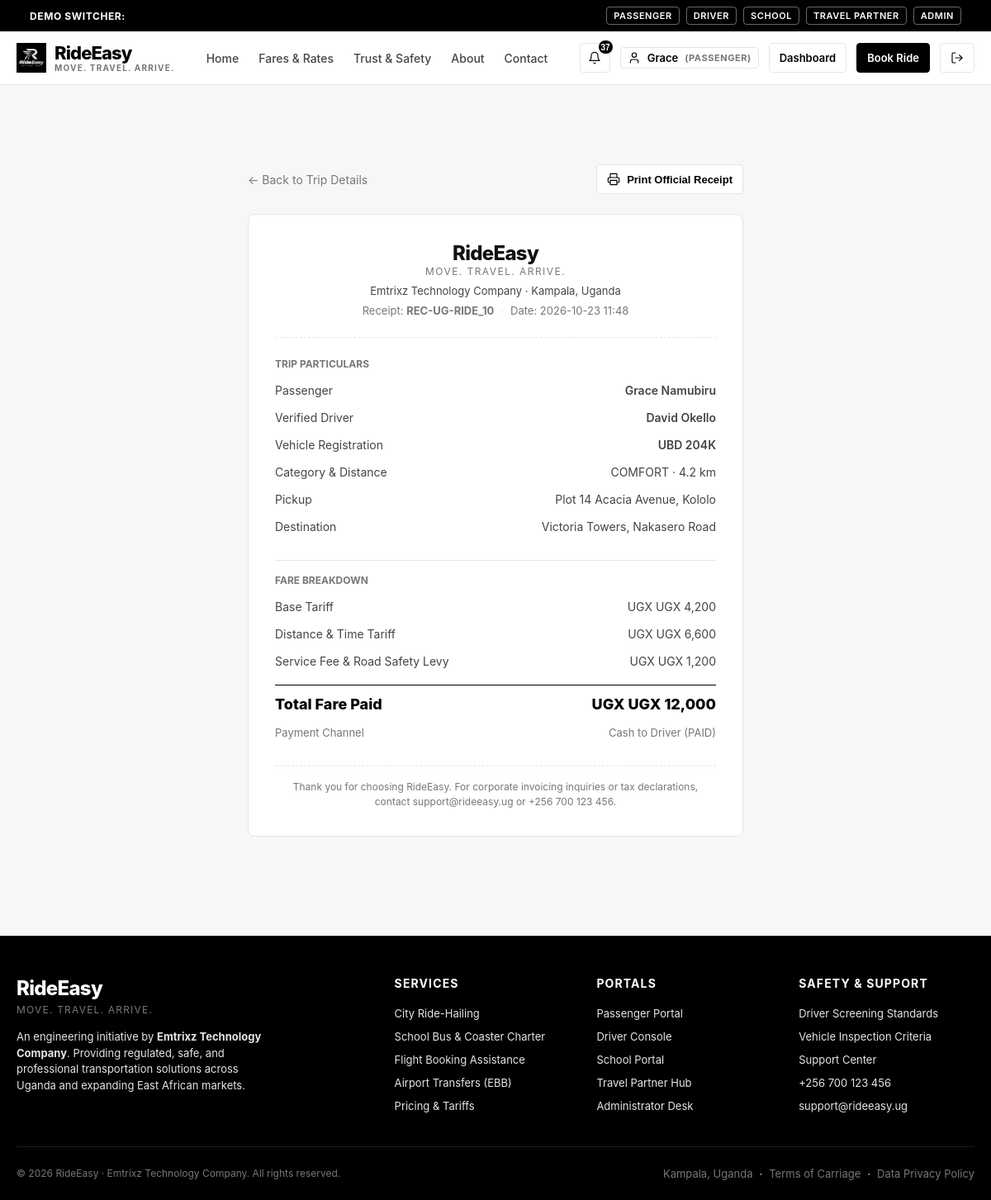
The app's page /passenger/rides/ride_10/receipt (signed in), older data.
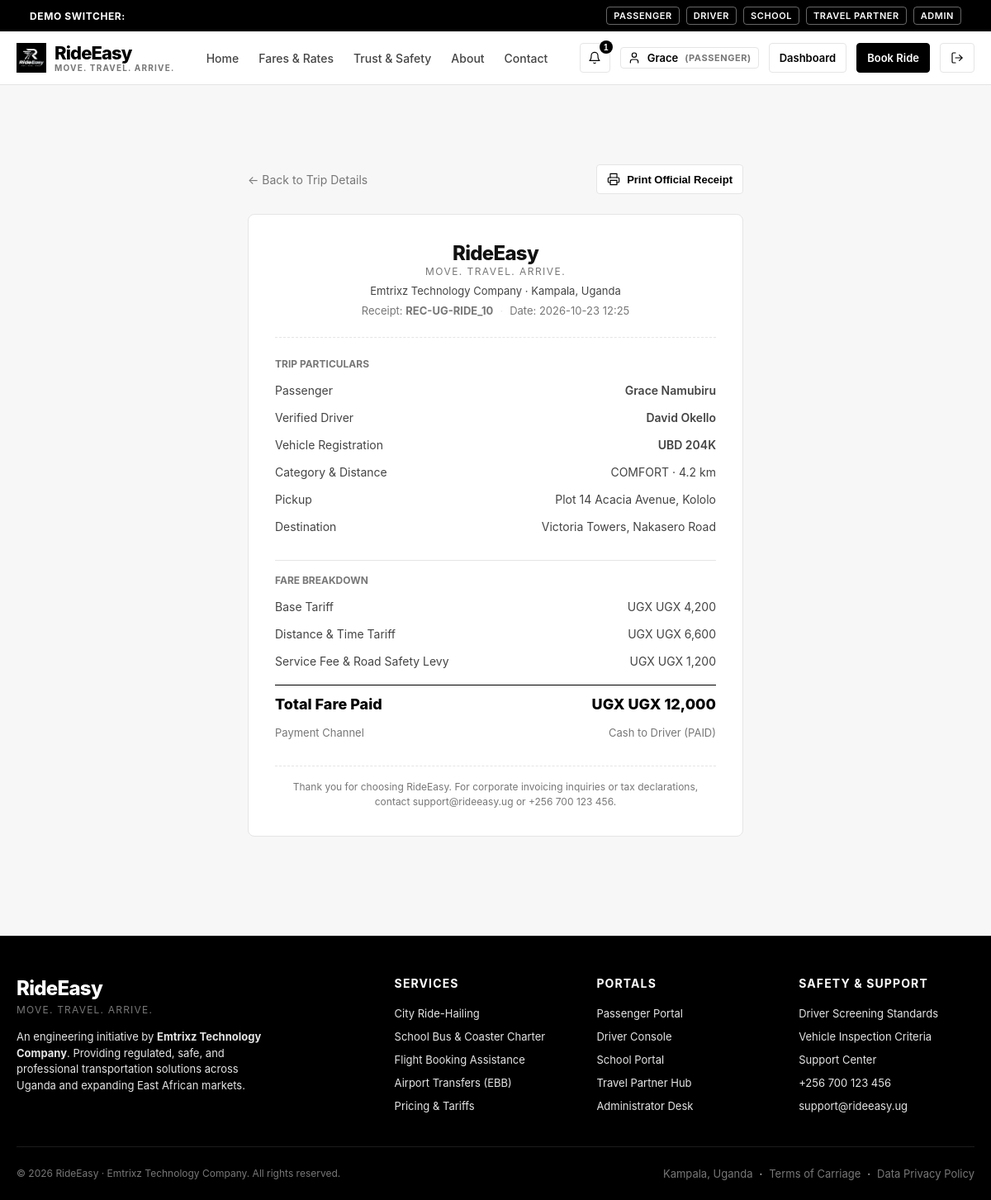
The same page, newer data.
### tables this page shows
CREATE TABLE users (
    id TEXT PRIMARY KEY,
    email TEXT UNIQUE NOT NULL,
    password_hash TEXT NOT NULL,
    role TEXT NOT NULL CHECK(role IN ('PASSENGER', 'DRIVER', 'SCHOOL', 'TRAVEL_COMPANY', 'ADMIN')),
    full_name TEXT NOT NULL,
    phone TEXT NOT NULL,
    is_active INTEGER NOT NULL DEFAULT 1,
    is_verified INTEGER NOT NULL DEFAULT 0,
    created_at TIMESTAMP NOT NULL DEFAULT CURRENT_TIMESTAMP,
    updated_at TIMESTAMP NOT NULL DEFAULT CURRENT_TIMESTAMP
, avatar_url TEXT DEFAULT '/static/images/default-avatar.svg');

CREATE TABLE rides (
    id TEXT PRIMARY KEY,
    passenger_id TEXT NOT NULL,
    driver_id TEXT,
    category TEXT NOT NULL CHECK(category IN ('BODA', 'ECONOMY', 'COMFORT', 'PREMIUM')),
    pickup_address TEXT NOT NULL,
    pickup_lat REAL NOT NULL,
    pickup_lng REAL NOT NULL,
    destination_address TEXT NOT NULL,
    destination_lat REAL NOT NULL,
    destination_lng REAL NOT NULL,
    estimated_distance_km REAL NOT NULL,
    estimated_fare_ugx INTEGER NOT NULL,
    final_fare_ugx INTEGER,
    payment_method TEXT NOT NULL DEFAULT 'CASH' CHECK(payment_method IN ('CASH', 'MTN_MOMO', 'AIRTEL_MONEY', 'CARD')),
    payment_status TEXT NOT NULL DEFAULT 'UNPAID' CHECK(payment_status IN ('UNPAID', 'PENDING', 'PAID')),
    status TEXT NOT NULL DEFAULT 'REQUESTED' CHECK(status IN (
        'REQUESTED',
        'SEARCHING_FOR_DRIVER',
        'DRIVER_ASSIGNED',
        'DRIVER_ARRIVING',
        'DRIVER_ARRIVED',
        'TRIP_STARTED',
        'TRIP_COMPLETED',
        'PAYMENT_PENDING',
        'COMPLETED',
        'CANCELLED'
    )),
    cancellation_reason TEXT,
    is_airport_ride INTEGER NOT NULL DEFAULT 0,
    related_journey_id TEXT,
    created_at TIMESTAMP NOT NULL DEFAULT CURRENT_TIMESTAMP,
    updated_at TIMESTAMP NOT NULL DEFAULT CURRENT_TIMESTAMP, cancelled_at TIMESTAMP,
    FOREIGN KEY (passenger_id) REFERENCES users(id) ON DELETE CASCADE,
    FOREIGN KEY (driver_id) REFERENCES users(id),
    FOREIGN KEY (related_journey_id) REFERENCES confirmed_journeys(id)
);

CREATE TABLE vehicles (
    id TEXT PRIMARY KEY,
    driver_id TEXT,
    make TEXT NOT NULL,
    model TEXT NOT NULL,
    year INTEGER NOT NULL,
    color TEXT NOT NULL,
    plate_number TEXT UNIQUE NOT NULL,
    category TEXT NOT NULL CHECK(category IN ('BODA', 'ECONOMY', 'COMFORT', 'PREMIUM', 'COASTER', 'BUS')),
    capacity INTEGER NOT NULL DEFAULT 4,
    is_active INTEGER NOT NULL DEFAULT 1,
    is_verified INTEGER NOT NULL DEFAULT 1,
    created_at TIMESTAMP NOT NULL DEFAULT CURRENT_TIMESTAMP,
    FOREIGN KEY (driver_id) REFERENCES users(id) ON DELETE SET NULL
);

### rideeasy/app/routes/passenger.py (the view)
@passenger_bp.route("/rides/<ride_id>/receipt")
def receipt(ride_id):
    user = AuthService.get_current_user()
    db = get_db()
    ride = db.fetchone("SELECT * FROM rides WHERE id = ? AND passenger_id = ?", (ride_id, user["id"]))
    if not ride:
        abort(404)
    driver = None
    if ride["driver_id"]:
        driver = db.fetchone(
            """SELECT u.full_name, v.plate_number, v.make, v.model
            FROM users u LEFT JOIN vehicles v ON v.driver_id = u.id
            WHERE u.id = ?""",
            (ride["driver_id"],)
        )
    receipt_data = PaymentService.generate_receipt_data(ride, user, driver)
    return render_template("passenger/receipt.html", user=user, receipt=receipt_data, ride=ride)

### rideeasy/app/templates/passenger/receipt.html (shortened to what this page needs)
{% extends "base.html" %}
{% block content %}
<div class="container section">
  <div style="max-width: 600px; margin: 0 auto;">
    <div class="no-print" style="margin-bottom: 1.5rem; display: flex; justify-content: space-between; align-items: center;">
      <a href="/passenger/rides/{{ ride.id }}" class="text-subtle">
        ← Back to Trip Details
      </a>
      <button onclick="window.print()" class="btn btn-secondary btn-sm">
        <svg class="icon icon-sm" viewBox="0 0 24 24"><polyline points="6 9 6 2 18 2 18 9"/><path d="M6 18H4a2 2 0 0 1-2-2v-5a2 2 0 0 1 2-2h16a2 2 0 0 1 2 2v5a2 2 0 0 1-2 2h-2"/><rect x="6" y="14" width="12" height="8"/></svg>
        Print Official Receipt
      </button>
    </div>
    <div class="receipt-box">
      <div class="receipt-header">
        <div style="font-size: 1.5rem; font-weight: 800; letter-spacing: -0.03em;">{{ app_name }}</div>
        <div style="font-size: 0.75rem; letter-spacing: 0.12em; color: var(--color-medium-grey); text-transform: uppercase; margin-bottom: 0.5rem;">{{ app_tagline }}</div>
        <div style="font-size: 0.8125rem; color: var(--color-dark-grey);">{{ company_name }} · Kampala, Uganda</div>
        <div class="metadata-row" style="justify-content: center; margin-top: 0.5rem;">
          <span>Receipt: <strong>{{ receipt.receipt_number }}</strong></span>
          <span class="metadata-separator">·</span>
          <span>Date: {{ receipt.date[:16] }}</span>
        </div>
      </div>
      <div style="margin-bottom: 1.5rem;">
        <div style="font-size: 0.75rem; font-weight: 700; text-transform: uppercase; color: var(--color-medium-grey); margin-bottom: 0.5rem;">Trip Particulars</div>
        <div class="receipt-row">
          <span>Passenger</span>
          <span style="font-weight: 600;">{{ receipt.passenger_name }}</span>
        </div>
        <div class="receipt-row">
          <span>Verified Driver</span>
          <span style="font-weight: 600;">{{ receipt.driver_name }}</span>
        </div>
        <div class="receipt-row">
          <span>Vehicle Registration</span>
          <span style="font-weight: 600;">{{ receipt.vehicle_plate }}</span>
        </div>
        <div class="receipt-row">
          <span>Category & Distance</span>
          <span>{{ receipt.category }} · {{ receipt.distance_km }} km</span>
        </div>
        <div class="receipt-row">
          <span>Pickup</span>
          <span style="max-width: 60%; text-align: right;">{{ receipt.pickup }}</span>
        </div>
        <div class="receipt-row">
          <span>Destination</span>
          <span style="max-width: 60%; text-align: right;">{{ receipt.destination }}</span>
        </div>
      </div>
      <div style="border-top: 1px solid var(--color-light-grey); padding-top: 1rem; margin-bottom: 1.5rem;">
        <div style="font-size: 0.75rem; font-weight: 700; text-transform: uppercase; color: var(--color-medium-grey); margin-bottom: 0.5rem;">Fare Breakdown</div>
        <div class="receipt-row">
          <span>Base Tariff</span>
          <span>UGX {{ receipt.fare_breakdown.base_fare | ugx }}</span>
        </div>
        <div class="receipt-row">
          <span>Distance & Time Tariff</span>
          <span>UGX {{ receipt.fare_breakdown.distance_fare | ugx }}</span>
        </div>
        <div class="receipt-row">
          <span>Service Fee & Road Safety Levy</span>
          <span>UGX {{ receipt.fare_breakdown.service_fee | ugx }}</span>
        </div>
        <div class="receipt-row total">
          <span>Total Fare Paid</span>
          <span>UGX {{ receipt.fare_breakdown.total_ugx | ugx }}</span>
        </div>
        <div class="receipt-row" style="font-size: 0.8125rem; color: var(--color-medium-grey);">
          <span>Payment Channel</span>
          <span>{{ receipt.payment_method }} ({{ receipt.status }})</span>
        </div>
      </div>
      <div style="text-align: center; border-top: 1px dashed var(--color-light-grey); padding-top: 1rem; font-size: 0.75rem; color: var(--color-medium-grey); line-height: 1.5;">
        Thank you for choosing RideEasy. For corporate invoicing inquiries or tax declarations, contact support@rideeasy.ug or +256 700 123 456.
      </div>
    </div>
  </div>
</div>
{% endblock %}

### rideeasy/app/templates/base.html (shortened to what this page needs)
<!DOCTYPE html>
<html lang="en">
<head>
  <link rel="stylesheet" href="/static/css/base.css">
  <link rel="stylesheet" href="/static/css/components.css">
  <link rel="stylesheet" href="/static/css/dashboard.css">
  <link rel="stylesheet" href="/static/css/responsive.css">
</head>
<body>
  <aside class="demo-role-bar no-print" aria-label="Demo role selector">
    <div class="container" style="display: flex; align-items: center; justify-content: space-between; flex-wrap: wrap; gap: 0.5rem; width: 100%;">
      <span style="font-weight: 700; letter-spacing: 0.05em; text-transform: uppercase;">Demo Switcher:</span>
      <div class="demo-role-links">
        <a href="/auth/demo/passenger" class="demo-btn">Passenger</a>
        <a href="/auth/demo/driver" class="demo-btn">Driver</a>
        <a href="/auth/demo/school" class="demo-btn">School</a>
        <a href="/auth/demo/travel" class="demo-btn">Travel Partner</a>
        <a href="/auth/demo/admin" class="demo-btn">Admin</a>
      </div>
    </div>
  </aside>
  <header class="navbar no-print">
    <div class="container">
      <div class="navbar-inner">
        <div class="brand-group">
          <a href="/" style="display: flex; align-items: center; gap: 0.625rem; text-decoration: none;">
            <img src="/static/images/logo.png" alt="RideEasy Logo" style="height: 36px; width: auto; object-fit: contain;" onerror="this.style.display='none'">
            <div style="display: flex; flex-direction: column;">
              <span class="brand-logo" style="line-height: 1.1;">{{ app_name }}</span>
              <span class="brand-tagline" style="font-size: 0.625rem; letter-spacing: 0.12em;">{{ app_tagline }}</span>
            </div>
          </a>
        </div>
        <nav aria-label="Main Navigation">
          <ul class="nav-links">
            <li><a href="/" class="nav-link">Home</a></li>
            <li><a href="/pricing" class="nav-link">Fares & Rates</a></li>
            <li><a href="/safety" class="nav-link">Trust & Safety</a></li>
            <li><a href="/about" class="nav-link">About</a></li>
            <li><a href="/contact" class="nav-link">Contact</a></li>
          </ul>
        </nav>
        <div class="nav-actions">
          {% if current_user %}
            <div style="position: relative;">
              <button id="notif-bell-btn" class="btn btn-secondary btn-sm" aria-label="Notifications" title="In-App Notifications" style="position: relative; padding: 0.35rem 0.6rem;" onclick="toggleNotifDropdown(event);">
                <svg class="icon icon-sm" viewBox="0 0 24 24"><path d="M18 8A6 6 0 0 0 6 8c0 7-3 9-3 9h18s-3-2-3-9"/><path d="M13.73 21a2 2 0 0 1-3.46 0"/></svg>
                {% if unread_notifications_count > 0 %}
                  <span style="position: absolute; top: -4px; right: -4px; background-color: var(--color-black); color: var(--color-white); font-size: 0.625rem; font-weight: 800; border-radius: 9999px; min-width: 16px; height: 16px; display: flex; align-items: center; justify-content: center; padding: 0 3px;">{{ unread_notifications_count }}</span>
                {% endif %}
              </button>
            </div>
            <a href="/profile" class="user-nav-chip" title="View and Edit Profile" style="text-decoration: none;">
              {% if current_user.avatar_url and current_user.avatar_url != '/static/images/default-avatar.svg' %}
                <img src="{{ current_user.avatar_url }}" alt="{{ current_user.full_name }}" style="width: 20px; height: 20px; border-radius: var(--radius-sm); object-fit: cover;">
              {% else %}
                <svg class="icon icon-sm" viewBox="0 0 24 24"><path d="M19 21v-2a4 4 0 0 0-4-4H9a4 4 0 0 0-4 4v2"/><circle cx="12" cy="7" r="4"/></svg>
              {% endif %}
              <span>{{ current_user.full_name.split()[0] }}</span>
              <span class="user-role-label">({{ current_user.role }})</span>
            </a>
            {% if current_user.role == 'PASSENGER' %}
              <a href="/passenger/dashboard" class="btn btn-secondary btn-sm">Dashboard</a>
              <a href="/passenger/book-ride" class="btn btn-primary btn-sm">Book Ride</a>
            {% elif current_user.role == 'DRIVER' %}
              <a href="/driver/dashboard" class="btn btn-primary btn-sm">Driver Console</a>
            {% elif current_user.role == 'SCHOOL' %}
              <a href="/school/dashboard" class="btn btn-primary btn-sm">School Portal</a>
            {% elif current_user.role == 'TRAVEL_COMPANY' %}
              <a href="/travel/dashboard" class="btn btn-primary btn-sm">Agency Console</a>
            {% elif current_user.role == 'ADMIN' %}
              <a href="/admin/dashboard" class="btn btn-primary btn-sm">Admin Control</a>
            {% endif %}
            <a href="/auth/logout" class="btn btn-secondary btn-sm" title="Sign Out">
              <svg class="icon icon-sm" viewBox="0 0 24 24"><path d="M9 21H5a2 2 0 0 1-2-2V5a2 2 0 0 1 2-2h4"/><polyline points="16 17 21 12 16 7"/><line x1="21" y1="12" x2="9" y2="12"/></svg>
            </a>
          {% else %}
            <a href="/auth/login" class="btn btn-secondary btn-sm">Sign In</a>
            <a href="/auth/register" class="btn btn-primary btn-sm">Register</a>
          {% endif %}
        </div>
      </div>
    </div>
  </header>
  <main>
    {% block content %}{% endblock %}
  </main>
  <footer class="footer no-print">
    <div class="container">
      <div class="footer-inner">
        <div>
          <div style="font-size: 1.5rem; font-weight: 800; letter-spacing: -0.03em; margin-bottom: 0.25rem;">{{ app_name }}</div>
          <div style="font-size: 0.75rem; letter-spacing: 0.1em; color: var(--color-medium-grey); text-transform: uppercase; margin-bottom: 1rem;">{{ app_tagline }}</div>
          <p style="color: var(--color-light-grey); font-size: 0.8125rem; max-width: 320px; line-height: 1.5;">
            An engineering initiative by <strong>{{ company_name }}</strong>. Providing regulated, safe, and professional transportation solutions across Uganda and expanding East African markets.
          </p>
        </div>
        <div>
          <h4>Services</h4>
          <ul class="footer-links">
            <li><a href="/passenger/book-ride">City Ride-Hailing</a></li>
            <li><a href="/school/request">School Bus & Coaster Charter</a></li>
            <li><a href="/passenger/flight-request">Flight Booking Assistance</a></li>
            <li><a href="/pricing">Airport Transfers (EBB)</a></li>
            <li><a href="/pricing">Pricing & Tariffs</a></li>
          </ul>
        </div>
        <div>
          <h4>Portals</h4>
          <ul class="footer-links">
            <li><a href="/auth/demo/passenger">Passenger Portal</a></li>
            <li><a href="/auth/demo/driver">Driver Console</a></li>
            <li><a href="/auth/demo/school">School Portal</a></li>
            <li><a href="/auth/demo/travel">Travel Partner Hub</a></li>
            <li><a href="/auth/demo/admin">Administrator Desk</a></li>
          </ul>
        </div>
        <div>
          <h4>Safety & Support</h4>
          <ul class="footer-links">
            <li><a href="/safety">Driver Screening Standards</a></li>
            <li><a href="/safety">Vehicle Inspection Criteria</a></li>
            <li><a href="/contact">Support Center</a></li>
            <li><a href="tel:{{ support_phone }}">{{ support_phone }}</a></li>
            <li><a href="mailto:{{ support_email }}">{{ support_email }}</a></li>
          </ul>
        </div>
      </div>
      <div class="footer-bottom">
        <div>© 2026 {{ app_name }} · {{ company_name }}. All rights reserved.</div>
        <div class="metadata-row" style="color: var(--color-medium-grey);">
          <span>Kampala, Uganda</span>
          <span class="metadata-separator">·</span>
          <span>Terms of Carriage</span>
          <span class="metadata-separator">·</span>
          <span>Data Privacy Policy</span>
        </div>
      </div>
    </div>
  </footer>
</body>
</html>

Row changes from the older to the newer data that the page shows:
changed rides "UGX 12,000": created_at "2026-10-23 11:48" → "2026-10-23 12:25"
Text that changed along with them:
{{ unread_notifications_count }}: "37" → "1"
